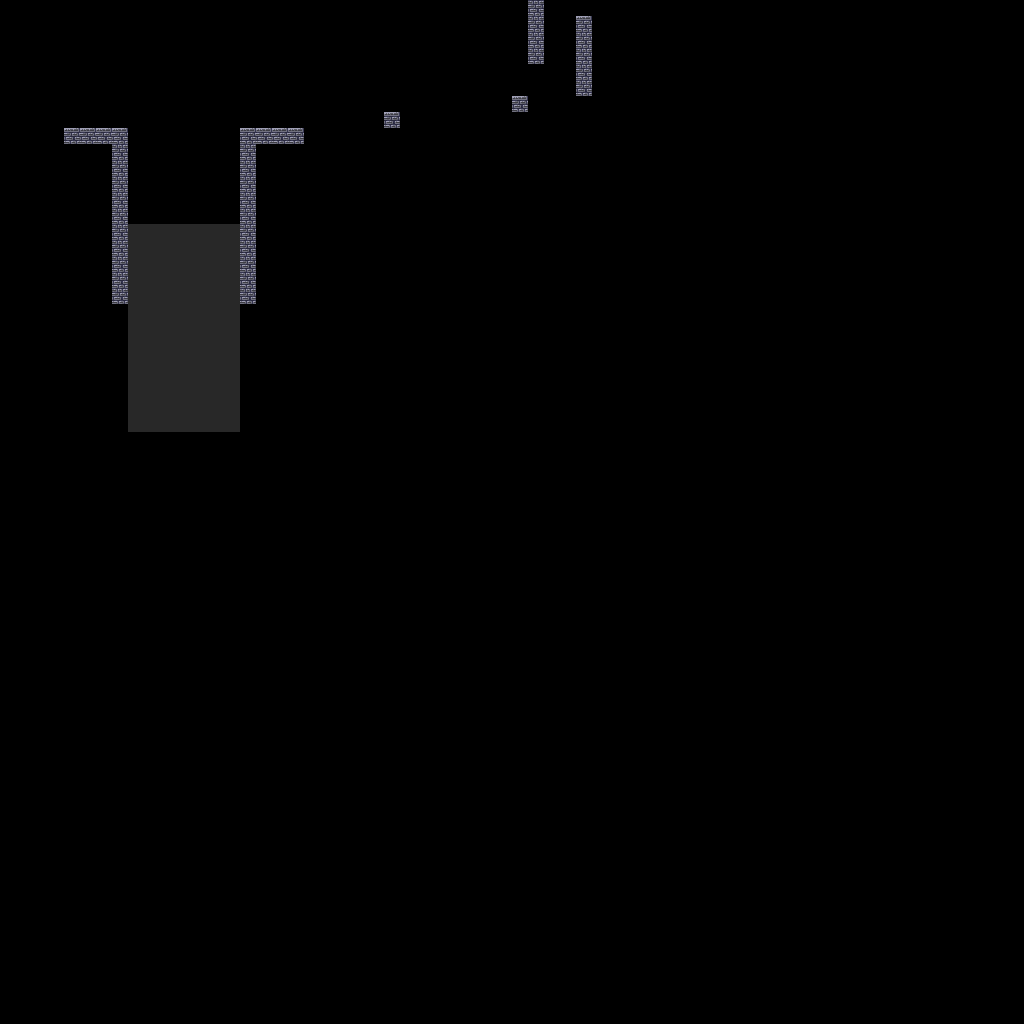

A 2D game scene composited from a Tiled map and its tileset images. What follows is a short description and the map's XML, with each tile layer's data collapsed to a summary:
An orthogonal 64x64 tile map with 16x16 px tiles, 3 tile layers (foreground, tiles bg, tiles solid).

<map version="1.2" tiledversion="1.2.3" orientation="orthogonal" renderorder="right-down" width="64" height="64" tilewidth="16" tileheight="16" infinite="0" nextlayerid="5" nextobjectid="23">
 <tileset firstgid="1" name="tiles" tilewidth="16" tileheight="16" spacing="1" tilecount="225" columns="15">
  <image source="../images/tile_sheet_1.png" width="256" height="256" />
 </tileset>
 <layer id="1" name="foreground" width="64" height="64">
  <properties>
   <property name="solid" value="false" />
  </properties>
  <data>[4096 cells, 112 non-empty, 2 distinct tile ids]</data>
 </layer>
 <layer id="2" name="tiles bg" width="64" height="64">
  <properties>
   <property name="solid" value="false" />
  </properties>
  <data>[4096 cells, 0 non-empty, 0 distinct tile ids]</data>
 </layer>
 <layer id="3" name="tiles solid" width="64" height="64">
  <properties>
   <property name="layer" value="3" />
   <property name="solid" value="true" />
  </properties>
  <data>[4096 cells, 39 non-empty, 2 distinct tile ids]</data>
 </layer>
</map>
